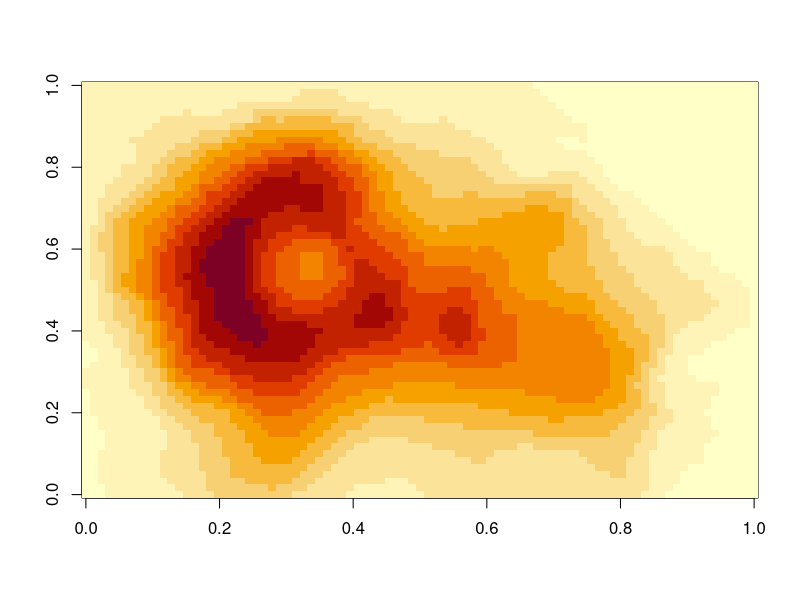
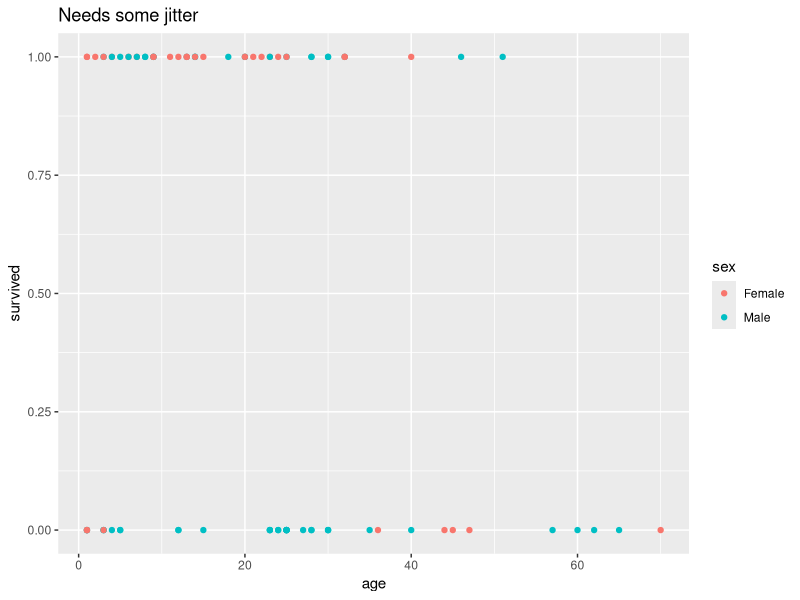
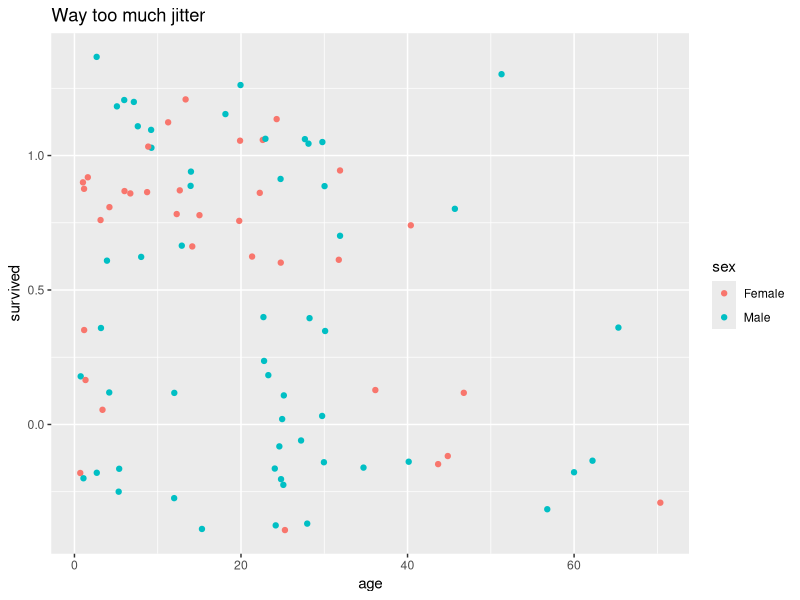
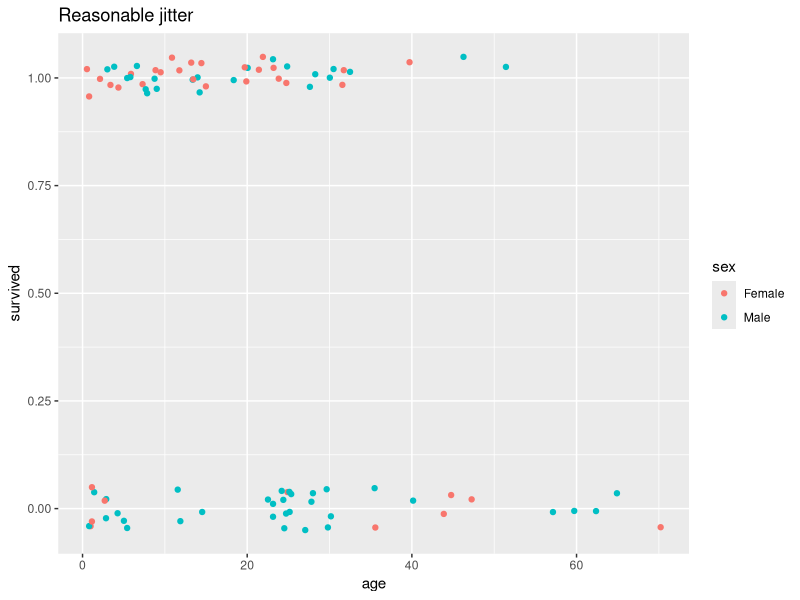
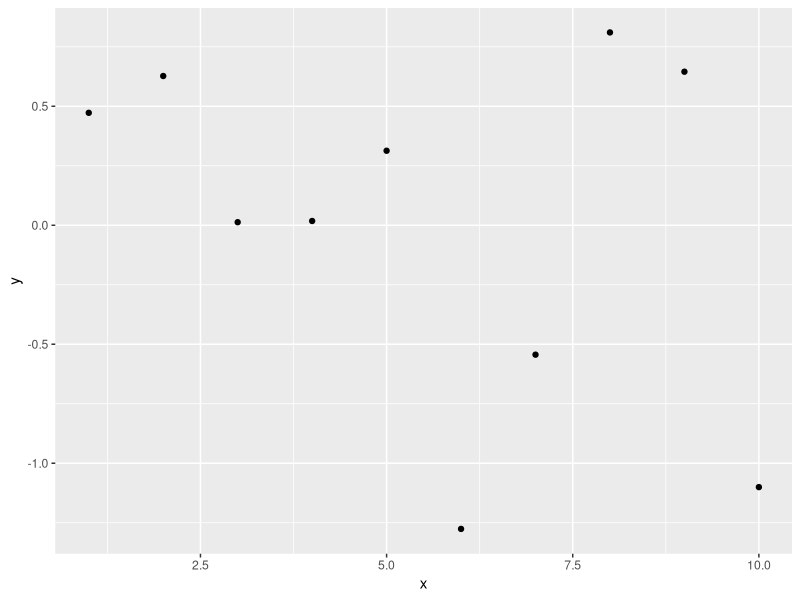

The R script that drew these images, in order:
## ---- chunk 1
image(volcano)
## ---- chunk 2
# Simulate 20 rolls of a fair 6-sided die
set.seed(1066)
k <- 6 # number of sides
n <- 20 # number of trials

# Possible outcomes for each trial
(sides <- 1:k)

# Vector of equal probabilities for each outcome
(p_vec <- rep(1/k, k)) 

# Use the sample function to simulate n trials
(outcomes <- sample(sides, n, replace = TRUE, prob = p_vec))

# Frequency of each outcome
(counts <- table(outcomes)) 
## ---- chunk 3
l <- c('easypackages', 
       'vcdExtra',
       'Sleuth3',
       'lme4',
       'arm',
       'glm2',
       'magrittr',
       'tidyverse')

for (i in 1:length(l)) {
  require(l[i], character.only = T)
}
## ---- chunk 4
library(vcdExtra)
library(tidyverse) # includes ggplot
## ---- chunk 5
head(Donner)
## ---- chunk 6
qplot(data = Donner, x = age, y = survived, color = sex, geom = "point", main = "Needs some jitter") 
## ---- chunk 7
nrow(Donner) 
## ---- chunk 8
xtabs(data = Donner, ~ survived + age) # you will learn how to use xtabs() in Lab 1; don't worry about it now
## ---- chunk 9
qplot(data = Donner, x = age, y = survived, color = sex, geom = "jitter", main = "Way too much jitter")
## ---- chunk 10
ggplot(data = Donner, mapping = aes(x = age, y = survived, color = sex)) + 
  geom_jitter(height = 0.05, width = 0.5) + # see ?geom_jitter for details
  ggtitle("Reasonable jitter")
## ---- chunk 11
log(factorial(5))
## ---- chunk 12
log.factorial <- function(x)log(factorial(x))
log.factorial(5)
## ---- chunk 13
exp(2 * (7 + 1))
## ---- chunk 14
exp(multiply_by(2, add(7, 1))) # you can see that `+` and `*` operators are really just functions with a weird syntax.  ?extract shows a full list of available 'functional aliases' for common operators (like the subsetting brackets, []).
## ---- chunk 15
add(5, add(4, add(3, add(2, 1)))) # We need to go deeper!
## ---- chunk 16
u <- 1
u <- add(u, 2)
u <- add(u, 3)
u <- add(u, 4)
u <- add(u, 5)
u
## ---- chunk 17
1 %>% add(2) %>% add(3) %>% add(4) %>% add(5)
## ---- chunk 18
# Illustration of the same computation using progressively more pipe/less parentheses:
x <- 7
exp(((x + 1)/2)^2)

(((x + 1)/2)^2) %>% exp()

((x + 1)/2) %>% raise_to_power(2) %>% exp()

(x + 1) %>% divide_by(2) %>% raise_to_power(2)  %>% exp()

x %>% add(1) %>% divide_by(2) %>% raise_to_power(2) %>% exp()
## ---- chunk 19
df <- data.frame(x = 1:10, y = rnorm(10))
## ---- chunk 20
df %>% qplot(x, y, data = .)
